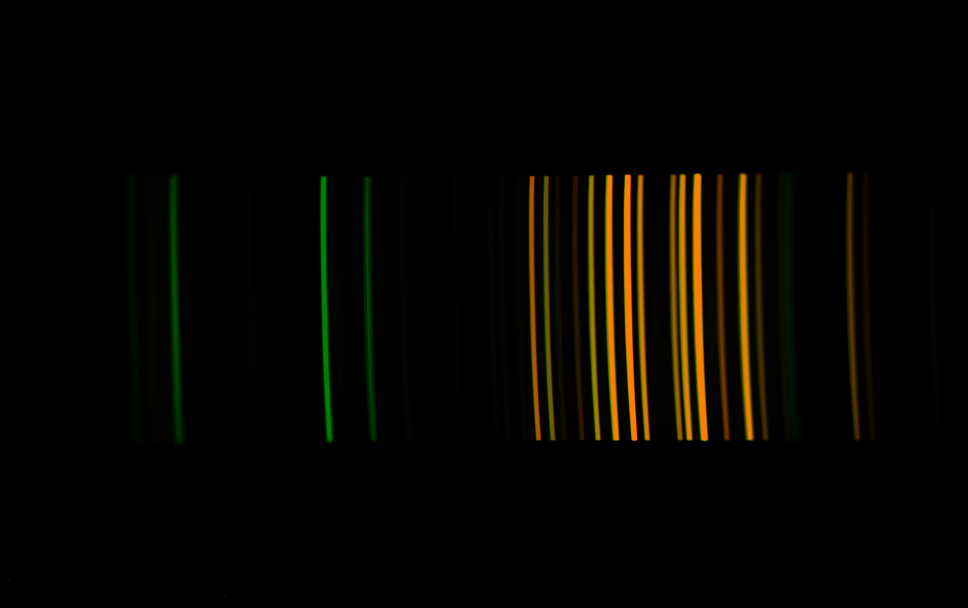
#> input picture Results/spectral_blended.png, 1936 x 1216 px (shown at 1/2 size)
$ python overlay_calibration_wavelengths.py
#> lines starting #> are read from the running program, lines starting #| are printed output that depends on the picture
from pathlib import Path

import matplotlib.pyplot as plt
import numpy as np
from PIL import Image

# Same calibration points as spectogram_calibration.py: first 3 are mercury
# lines (the third is the 576.96/579.06 nm doublet), last 3 are argon lines.
wavelength = np.array([435.83, 546.07, (576.96 + 579.06) / 2, 696.54, 706.72, 763.51])
pixels = np.array([347, 647, 735, 1064, 1092, 1255])

image_path = Path("Results") / "spectral_blended.png"
with Image.open(image_path) as image:
#> image is the input picture: PIL image 1936x1216 RGB; mean R, G, B 6.4, 5.1, 0
    blended = np.asarray(image)

# Quadratic pixel-to-wavelength model, used only to label the top axis;
# the calibration lines themselves are drawn at their measured pixel values.
coefficients = np.polyfit(pixels, wavelength, 2)
pixel_to_wavelength = lambda p: np.polyval(coefficients, p)

figure, image_axis = plt.subplots(figsize=(14, 6))
image_axis.imshow(blended, aspect="auto")
image_axis.set_xlabel("Pixel position")
image_axis.set_ylabel("Spatial pixel")
image_axis.set_title("Merged spectral image with calibration wavelengths")

label_transform = image_axis.get_xaxis_transform()  # x in data coords, y in axes fraction
for pixel, wl in zip(pixels, wavelength):
    image_axis.axvline(pixel, color="white", linestyle="--", linewidth=1, alpha=0.8)
    image_axis.text(
        pixel,
        -0.03,
        f"{wl:.2f} nm",
        transform=label_transform,
        color="black",
        rotation=90,
        ha="right",
        va="top",
        fontsize=8,
        clip_on=False,
    )

wavelength_axis = image_axis.secondary_xaxis(
    "top", functions=(pixel_to_wavelength, lambda wl: np.interp(wl, pixel_to_wavelength(np.arange(blended.shape[1])), np.arange(blended.shape[1])))
)
wavelength_axis.set_xlabel("Wavelength [nm] (quadratic calibration)")

figure.subplots_adjust(bottom=0.28, top=0.85)
plt.show()
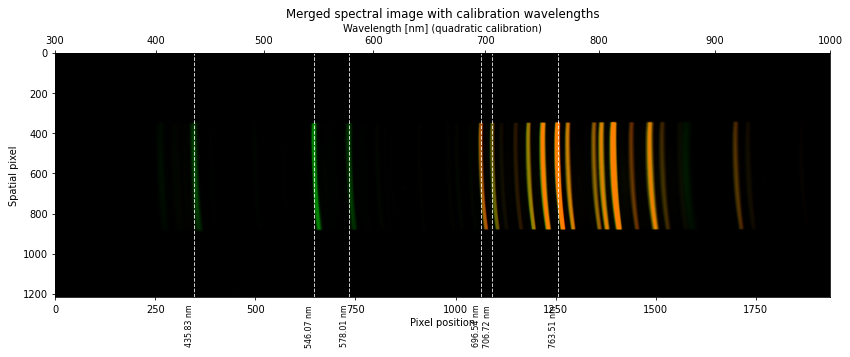
#> figure drawn by matplotlib, 1 panel
